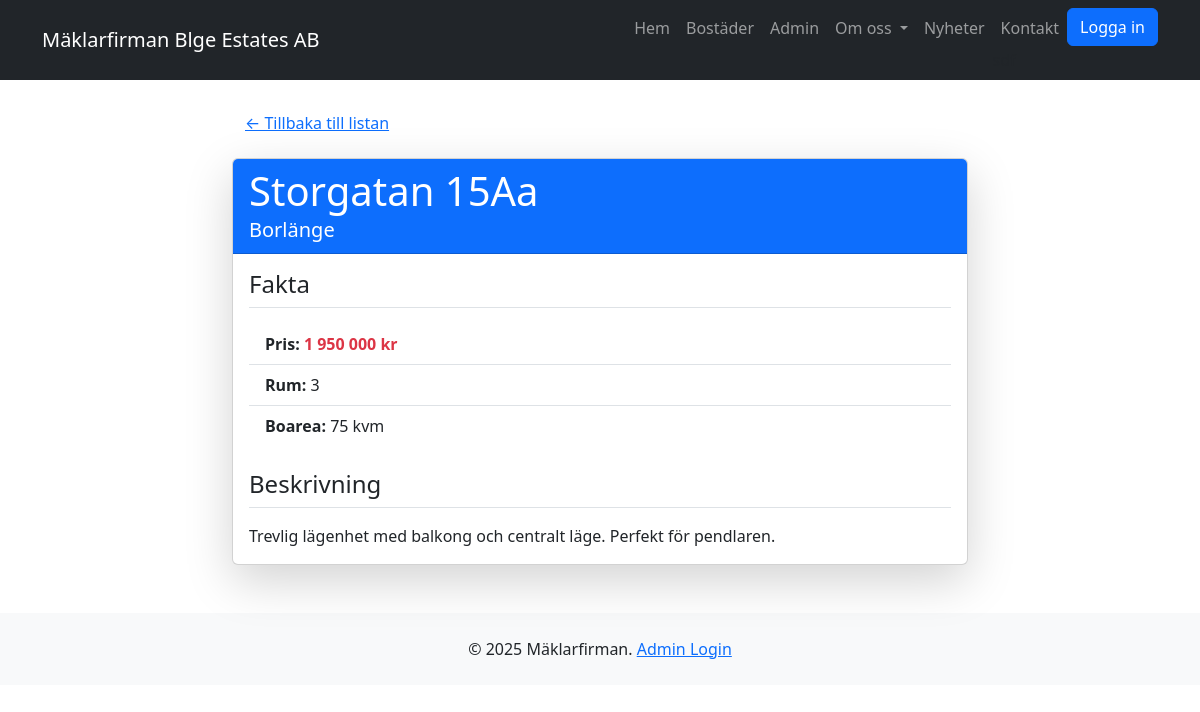
/bostader/bostad/1, run on the app's committed database.
### models/bostad.py (models this page shows, shortened)
class Bostad(db.Model):
    __tablename__ = 'bostader'
    id = db.Column(db.Integer, primary_key=True)
    adress = db.Column(db.String(200), nullable=False)
    stad = db.Column(db.String(100), nullable=False)
    pris = db.Column(db.String(50), nullable=False)
    rum = db.Column(db.Integer, nullable=False)
    yta = db.Column(db.Integer, nullable=False)
    beskrivning = db.Column(db.Text)

### myblueprints/bostader/bostader_routes.py (the view)
@bostader_bp.route('bostad/<int:bostad_id>')
def bostad_detalj(bostad_id):
    bostad = bostad_repo.hamta_en(bostad_id)
    if bostad is None:
        return "Bostaden hittades inte (404)", 404
    return render_template(
        'bostad_detalj.html',
        bostad=bostad,
        titel=bostad.adress # Använd objektets adress som sidtitel
    )

### dbrepositories/bostad_repository.py (called while the page is built)
    def hamta_en(self, bostad_id):
        return Bostad.query.get(bostad_id)

### myblueprints/bostader/templates/bostad_detalj.html (shortened to what this page needs)
{% extends "base.html" %}
{% block content %}
    <div class="row">
        <div class="col-lg-8 offset-lg-2">
            <a href="{{ url_for('bostader_bp.lista_bostader') }}" class="btn btn-link mb-3">&larr; Tillbaka till listan</a>
            <div class="card shadow-lg">
                <div class="card-header bg-primary text-white">
                    <h1 class="card-title mb-0">{{ bostad.adress }}</h1>
                    <p class="mb-0 fs-5">{{ bostad.stad }}</p>
                </div>
                <div class="card-body">
                    <h2 class="h4 border-bottom pb-2 mb-3">Fakta</h2>
                    <ul class="list-group list-group-flush mb-4">
                        <li class="list-group-item"><strong>Pris:</strong> <span class="text-danger fw-bold">{{ bostad.pris }}</span></li>
                        <li class="list-group-item"><strong>Rum:</strong> {{ bostad.rum }}</li>
                        <li class="list-group-item"><strong>Boarea:</strong> {{ bostad.yta }} kvm</li>
                    </ul>
                    <h2 class="h4 border-bottom pb-2 mb-3">Beskrivning</h2>
                    <p class="card-text">{{ bostad.beskrivning }}</p>
                </div>
            </div>
        </div>
    </div>
{% endblock %}

### data on the page
Bostad: adress "Storgatan 15Aa", stad "Borlänge", pris "1 950 000 kr", rum "3", yta "75", beskrivning "Trevlig lägenhet med balkong och centralt läge. Perfekt för pendlaren."
